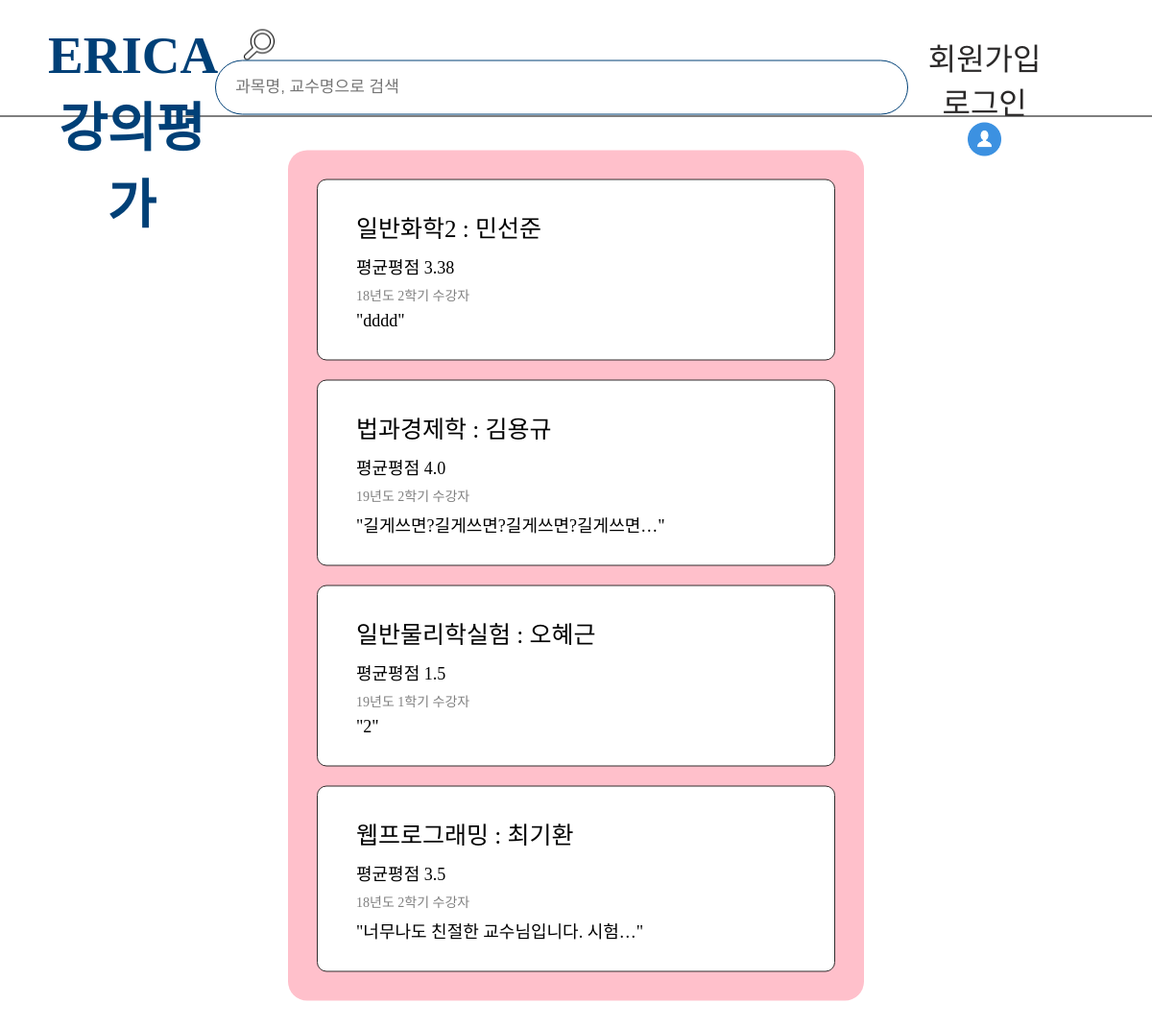
The app's page /, older data.
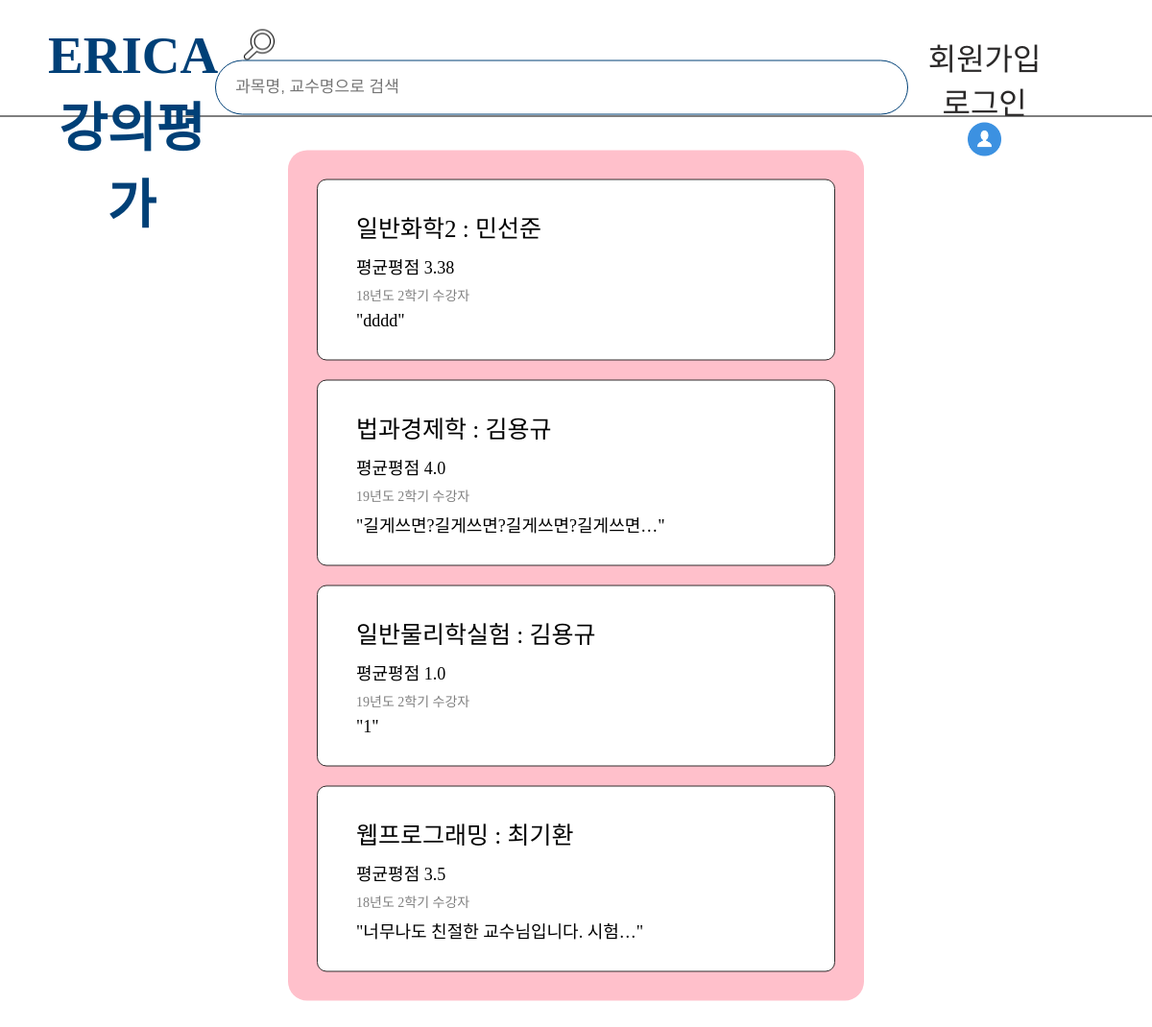
The same page, newer data.
### app/models.py (models this page shows, shortened)
class GeneralChemistry2(models.Model):
    objects = models.Manager()
    author = models.ForeignKey(settings.AUTH_USER_MODEL, default =1, on_delete = models.CASCADE)
    lectureName = models.CharField(max_length=200, default="일반화학2")
    professorName = models.CharField(max_length=50, default="민선준")
    SEME_FIELD_CHOICES=[
        ('19년도 2학기', '19년도 2학기'),
        ('19년도 1학기', '19년도 1학기'),
        ('18년도 2학기', '18년도 2학기'),
        ('18년도 2학기', '18년도 1학기'),
    ]
    seme = models.CharField(max_length=10, choices=SEME_FIELD_CHOICES)
    score = models.IntegerField(validators=[MinValueValidator(0),MaxValueValidator(5)], default=[0])
    text = models.TextField(max_length=300)
    time = models.DateTimeField(default=timezone.now)

class LawAndEconomics(models.Model):
    objects = models.Manager()
    author = models.ForeignKey(settings.AUTH_USER_MODEL, default =1, on_delete = models.CASCADE)
    lectureName = models.CharField(max_length=200, default="법과경제학")
    professorName = models.CharField(max_length=50, default="김용규")
    SEME_FIELD_CHOICES=[
        ('19년도 2학기', '19년도 2학기'),
        ('19년도 1학기', '19년도 1학기'),
        ('18년도 2학기', '18년도 2학기'),
        ('18년도 2학기', '18년도 1학기'),
    ]
    seme = models.CharField(max_length=10, choices=SEME_FIELD_CHOICES)
    score = models.IntegerField(validators=[MinValueValidator(0),MaxValueValidator(5)], default=[0])
    text = models.TextField(max_length=300)
    time = models.DateTimeField(default=timezone.now)

class PhysicsExperiment(models.Model):
    objects = models.Manager()
    author = models.ForeignKey(settings.AUTH_USER_MODEL, default =1, on_delete = models.CASCADE)
    lectureName = models.CharField(max_length=200, default="일반물리학실험")
    professorName = models.CharField(max_length=50, default="오혜근")
    SEME_FIELD_CHOICES=[
        ('19년도 2학기', '19년도 2학기'),
        ('19년도 1학기', '19년도 1학기'),
        ('18년도 2학기', '18년도 2학기'),
        ('18년도 2학기', '18년도 1학기'),
    ]
    seme = models.CharField(max_length=10, choices=SEME_FIELD_CHOICES)
    score = models.IntegerField(validators=[MinValueValidator(0),MaxValueValidator(5)], default=[0])
    text = models.TextField(max_length=300)
    time = models.DateTimeField(default=timezone.now)

class WebProgramming(models.Model):
    objects = models.Manager()
    author = models.ForeignKey(settings.AUTH_USER_MODEL, default =1, on_delete = models.CASCADE)
    lectureName = models.CharField(max_length=200, default="웹프로그래밍")
    professorName = models.CharField(max_length=50, default="최기환")
    SEME_FIELD_CHOICES=[
        ('19년도 2학기', '19년도 2학기'),
        ('19년도 1학기', '19년도 1학기'),
        ('18년도 2학기', '18년도 2학기'),
        ('18년도 2학기', '18년도 1학기'),
    ]
    seme = models.CharField(max_length=10, choices=SEME_FIELD_CHOICES)
    score = models.IntegerField(validators=[MinValueValidator(0),MaxValueValidator(5)], default=[0])
    text = models.TextField(max_length=300)
    time = models.DateTimeField(default=timezone.now)

### app/views.py (the view)
# urls.py: path('', app.views.index, name='main'),
def index(request):
    contentsGC = GeneralChemistry2.objects.all()
    countGC = 0
    sumGC = 0
    avgGC = "none"
    professorNameGC="none"
    for content in contentsGC:
        sumGC += content.score
        countGC +=1
        avgGC = round(sumGC/countGC, 2)
        professorNameGC = content.professorName
    latestGC = GeneralChemistry2.objects.order_by('-pk').first()
    contentsLE = LawAndEconomics.objects.all()
    countLE = 0
    sumLE = 0
    avgLE = "none"
    professorNameLE="none"
    for content in contentsLE:
        sumLE += content.score
        countLE +=1
        avgLE = round(sumLE/countLE, 2)
        professorNameLE = content.professorName
    latestLE = LawAndEconomics.objects.order_by('-pk').first()
    contentsPE = PhysicsExperiment.objects.all()
    countPE = 0
    sumPE = 0
    avgPE = "none"
    professorNamePE="none"
    for content in contentsPE:
        sumPE += content.score
        countPE +=1
        avgPE = round(sumPE/countPE, 2)
        professorNamePE = content.professorName
    latestPE = PhysicsExperiment.objects.order_by('-pk').first()
    contentsWP = WebProgramming.objects.all()
    countWP = 0
    sumWP = 0
    avgWP = "none"
    professorNameWP="none"
    for content in contentsWP:
        sumWP += content.score
        countWP +=1
        avgWP = round(sumWP/countWP, 2)
        professorNameWP = content.professorName
    latestWP = WebProgramming.objects.order_by('-pk').first()
    return render(request, 'index.html', { 'professorNameGC':professorNameGC, 'professorNameLE':professorNameLE, 'professorNamePE':professorNamePE,'professorNameWP':professorNameWP,'avgGC' : avgGC , 'avgLE' : avgLE, 'avgPE':avgPE, 'avgWP':avgWP , 'latestGC':latestGC, 'latestLE':latestLE, 'latestPE':latestPE, 'latestWP':latestWP})

### app/templates/index.html (shortened to what this page needs)
{% extends "base_list.html" %}
{% load static %}
{% block css %}
<link rel="stylesheet" href="{% static 'css/index.css' %}">
{% endblock css %}
{% block content %}
{% if user.is_authenticated %}
{% csrf_token %}
<div class="section">
    <div class="main-item 1">
        <a class="articles" href="{% url 'GC2' %}" id = "articles">
            <p class="title">일반화학2 : {{professorNameGC}}</p>
            <p class="score">평균평점 {{avgGC}}</p>
            <p class="seme">{{latestGC.seme}} 수강자</p>
            <p class="text">"{{latestGC.text}}"</p>
        </a>
    </div>
    <div class="main-item 2">
        <a class="articles" href="{% url 'LE' %}"id = "articles">
            <p class="title">법과경제학 : {{professorNameLE}}</p>
            <p class="score">평균평점 {{avgLE}}</p>
            <p class="seme">{{latestLE.seme}} 수강자</p>
            <p class="text">"{{latestLE.text}}"</p>
        </a>
    </div>
    <div class="main-item 3">
        <a class="articles" href="{% url 'PE' %}"id = "articles">
            <p class="title">일반물리학실험 : {{professorNamePE}}</p>
            <p class="score">평균평점 {{avgPE}}</p>
            <p class="seme">{{latestPE.seme}} 수강자</p>
            <p class="text">"{{latestPE.text}}"</p>
        </a>
    </div>
    <div class="main-item 4">
        <a class="articles" href="{% url 'WP' %}"id = "articles">
            <p class="title">웹프로그래밍 : {{professorNameWP}}</p>
            <p class="score">평균평점 {{avgWP}}</p>
            <p class="seme">{{latestWP.seme}} 수강자</p>
            <p class="text">"{{latestWP.text}}"</p>
        </a>
    </div>
</div>
{% else %}
<div class="section">
        <div class="main-item 1">
            <a class="articles" onclick="loginWarning();" href="#">
                <p class="title">일반화학2 : {{professorNameGC}}</p>
                <p class="score">평균평점 {{avgGC}}</p>
                <p class="seme">{{latestGC.seme}} 수강자</p>
                <p class="text">"{{latestGC.text|truncatechars_html:20}}"</p>
            </a>
        </div>
        <div class="main-item 2">
            <a class="articles" onclick="loginWarning();" href="#">
                <p class="title">법과경제학 : {{professorNameLE}}</p>
                <p class="score">평균평점 {{avgLE}}</p>
                <p class="seme">{{latestLE.seme}} 수강자</p>
                <p class="text">"{{latestLE.text|truncatechars_html:20}}"</p>
            </a>
        </div>
        <div class="main-item 3">
            <a class="articles" onclick="loginWarning();" href="#">
                <p class="title">일반물리학실험 : {{professorNamePE}}</p>
                <p class="score">평균평점 {{avgPE}}</p>
                <p class="seme">{{latestPE.seme}} 수강자</p>
                <p class="text">"{{latestPE.text|truncatechars_html:20}}"</p>
            </a>
        </div>
        <div class="main-item 4">
            <a class="articles" onclick="loginWarning();" href="#">
                <p class="title">웹프로그래밍 : {{professorNameWP}}</p>
                <p class="score">평균평점 {{avgWP}}</p>
                <p class="seme">{{latestWP.seme}} 수강자</p>
                <p class="text">"{{latestWP.text|truncatechars_html:20}}"</p>
            </a>
        </div>
    </div>
{% endif %}
{% endblock %}

### app/templates/base_list.html (shortened to what this page needs)
{% load static %}
<!DOCTYPE html>
<html lang="en">
<head>
    <link rel="stylesheet" type="text/css" href="{% static 'css/base.css'%}">
    <link rel="stylesheet" href="{% static 'css/font.css' %}">
    {% block css %}{% endblock css %}
</head>
<body>
    <div class="container">
        <div class="outer">
            <div class="top_nav">
                <div id="box-left">
                    <a href="{% url 'main' %}">
                        <h1 class="name"> ERICA 강의평가</h1>
                    </a>
                </div>
                {% if user.is_authenticated %}
                <div id='box-center'>
                    <form action = "{% url 'result' %}" method='GET'>
                        <input class="input_button" type="image" src="{% static 'image/find.png'%}" alt="Submit">
                        <input class="input_box" type="text" name="query" value="{{query}}" placeholder="과목명, 교수명으로 검색">
                    </form>
                </div>
                {% else %}
                <div id='box-center'>
                    <form >
                        <input class="input_button" type="image" src="{% static 'image/find.png'%}" alt="Submit">
                        <input class="input_box" onclick="loginWarning();" placeholder="과목명, 교수명으로 검색">
                    </form>
                </div>
                {% endif %}
                <div id='box-right'>
                    <ul>
                        {% if user.is_authenticated %}
                        <ul>
                            <li class="li"><a href="javascript:{document.getElementById('logout').submit()}"
                                     class="li_Logout">로그아웃</a>
                                <form id="logout" method="POST" action="{% url 'logout' %}">
                                    {% csrf_token %}
                                    <input type="hidden" />
                                </form>
                            </li>
                            <li class="li">
                                {% csrf_token %}
                                <p class="intro">{{user.username}}님<br>안녕하세요!</p>
                            </li>
                            <li class="li"><a href="{% url 'mypage' %}"><img class="profile_img"
                                        src="{%static 'image/profile.png' %}"></a></li>
                        </ul>
                        <ul><br>
                            {% else %}
                            <li class="li"><a href="{% url 'signuphome' %}" class="li_Signup">회원가입</a></li>
                            <li class="li"><a href="{% url 'loginhome' %}" class="li_Login" >로그인</a></li>
                            <li class="li"><a href="" onclick="unLoginProfile();"><img class="profile_img"
                                        src="{%static 'image/profile.png'%}" width="40" height="40"></a></li>
                            {% endif %}
                        </ul>
                </div>
            </div>
            <div class="content">
                {% block content %}
                {% endblock %}
            </div>
        </div>
    </div>
</body>

### app/static/css/base.css (style rules this page uses)
* { margin: 0; padding: 0; }
a { color: #000; }
a:link { color: black; }
body { background: white; margin: 0; display: flex; justify-content: center; }
.outer { position:absolute; top:50%; left:50%; background: white; transform:translate(-50%, -50%); width: 100%; height: 100%; }
.content { display: flex; flex-direction: column; width: 100%; padding: 25px 0; }
.top_nav { height: 120px; display: flex; background-color: white; border-bottom: solid 1px black; position: relative; padding: 0 50px; }
#box-left { flex: 0.8; text-align: center; padding: 25px 0; font-size: 1.3rem; }
#box-center { flex: 1.4; text-align: left; padding: 30px 0; }
input { vertical-align: middle; margin-right: 15px; }
.input_box { padding: 20px; border: 1.8px solid #004077; border-radius : 30px; width:680px; height:15px; font-size: 17px; }
.input_button { width:32px; height:32px; cursor: pointer; padding-left: 30px; }
#box-right { margin: 0 auto; padding: 35px 0; padding-right: 40px; }
#box-right ul { float: right; text-align: center; margin: 0; padding: 0; }
.li { list-style-type: none; display: inline-block; text-align: center; outline : lpx dotted blue; margin-right: 20px; font-size: 30px; }
.profile_img { width: 35px; height: 35px; }
#box-right a { text-decoration:none; color: black; }
#box-right ul li a { color: #2b2929; }
a { text-decoration: none; }
.name { font-family: NanumSquareEB; font-size: 55px; text-align: center; color: #004077; }
.li_Signup { font-family: NanumSquareEB; font-size: 32px; text-align: center; }
.li_Login { font-family: NanumSquareEB; font-size: 32px; text-align: center; }

### app/static/css/index.css (style rules this page uses)
body { height: 100%; width: 100%; }
.section { margin: 10px 300px; border-radius: 20px; background: pink; padding: 10px 0; }
.main-item { background-color:white; border : solid 1px rgb(49, 45, 45); margin: 20px 30px; padding: 30px 40px; border-radius: 10px; }
a { color: #000; }
a:link { color: black; }
.title { margin-bottom: 10px; font-family: NanumSquareEB; font-size: 25px; }
.score { margin-bottom: 7px; font-family: NanumSquareB; font-size: 18px; }
.seme { margin-bottom: 7px; font-family: NanumSquareB; font-size: 14px; color: gray; }
.text { font-family: NanumSquareR; font-size: 18px; }

Row changes from the older to the newer data that the page shows:
removed PhysicsExperiment: professorName "오혜근", seme "19년도 1학기", text "2"
now on this page (row unchanged): PhysicsExperiment: professorName "김용규", seme "19년도 2학기", text "1"
Text that changed along with them:
{{ avgPE }}: "1.5" → "1.0"
